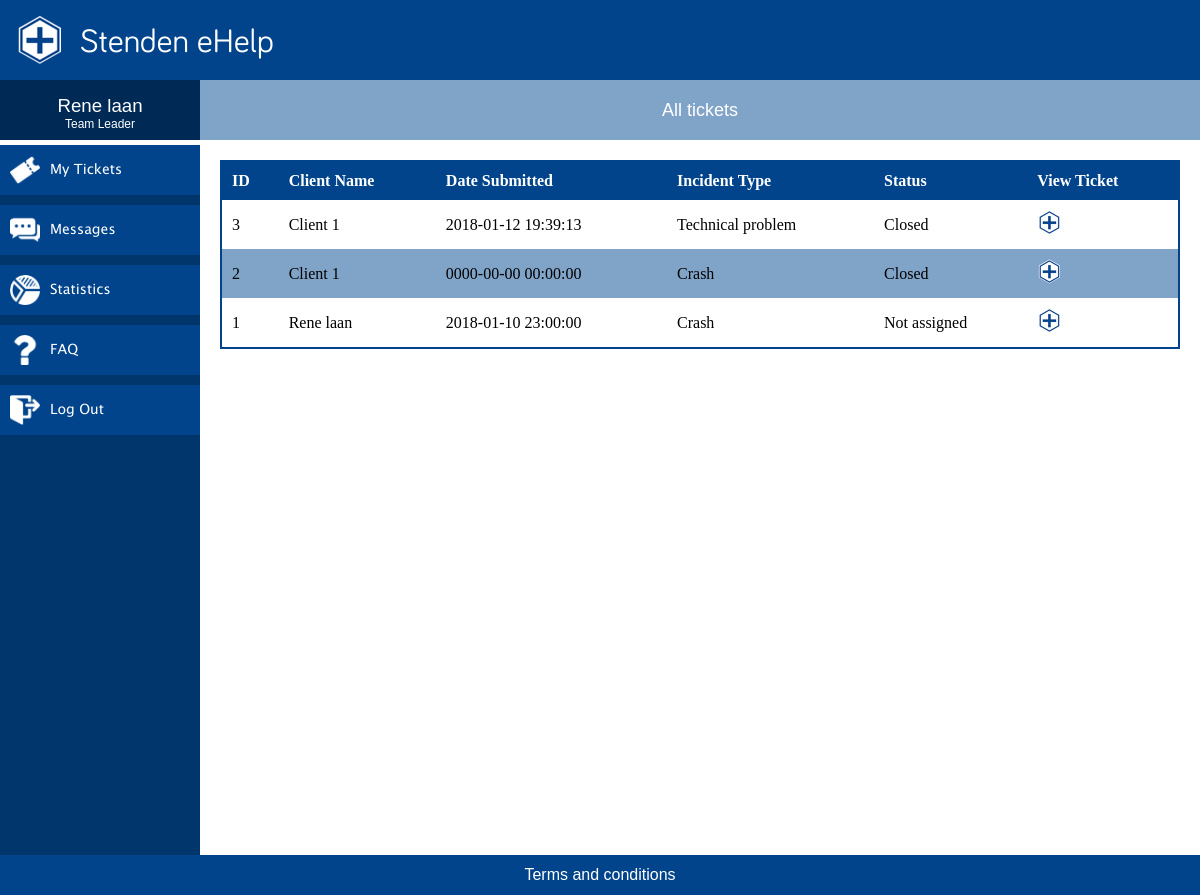
The app's page /tickets.php (signed in), older data.
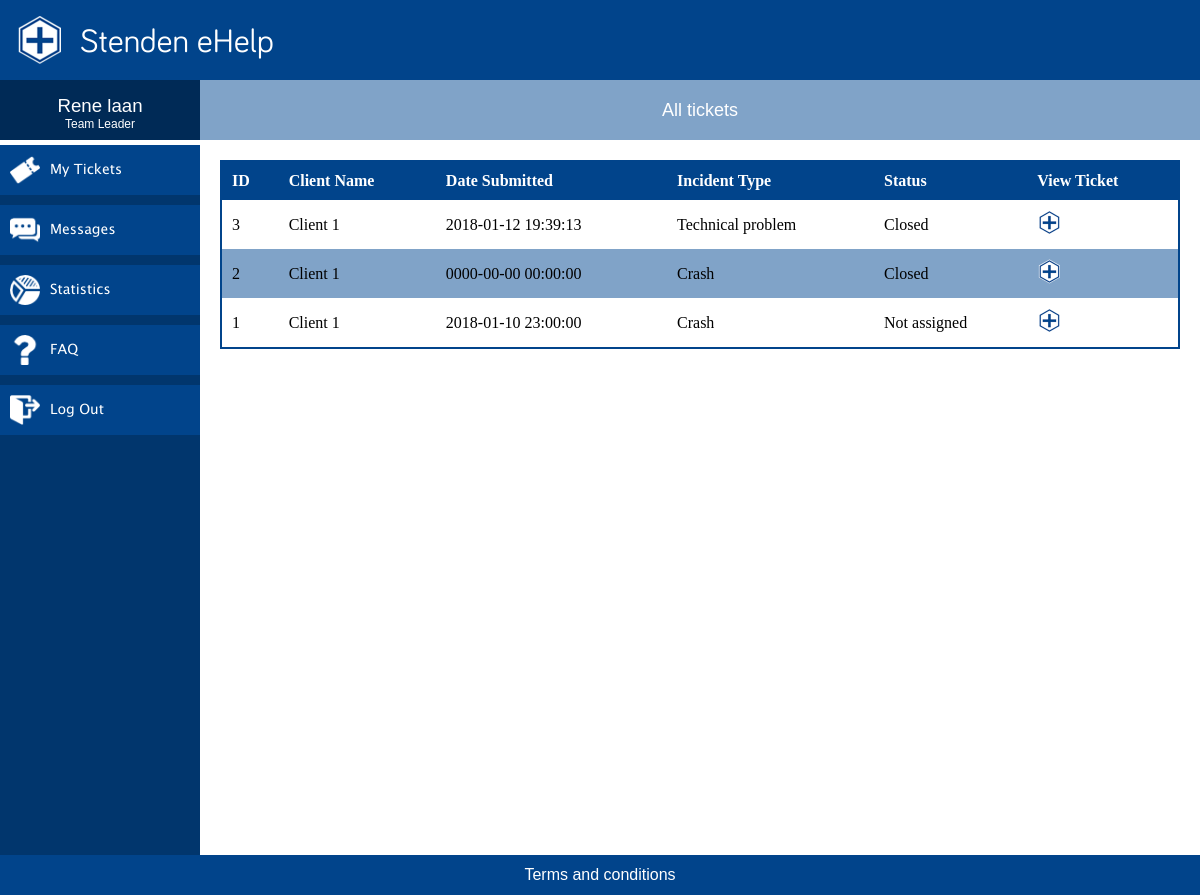
The same page, newer data.
### tables this page shows
CREATE TABLE `incident` (
  `incident_id` int(11) NOT NULL,
  `client_id` int(5) DEFAULT NULL,
  `operator_id` int(5) DEFAULT NULL,
  `status_id` int(11) DEFAULT '1',
  `category_id` int(11) DEFAULT NULL,
  `description` varchar(512) DEFAULT NULL,
  `solution` varchar(512) DEFAULT NULL,
  `start_date` timestamp NULL DEFAULT CURRENT_TIMESTAMP,
  `end_date` datetime DEFAULT NULL
);

CREATE TABLE `users` (
  `id` int(5) NOT NULL,
  `isEmployee` tinyint(1) NOT NULL DEFAULT '0',
  `name` varchar(60) NOT NULL,
  `phone` varchar(15) NOT NULL,
  `email` varchar(60) NOT NULL,
  `username` varchar(32) NOT NULL,
  `password` varchar(60) NOT NULL,
  `has_maintenance_license` tinyint(1) NOT NULL DEFAULT '0',
  `position_id` int(5) NOT NULL,
  `contact_id` int(5) NOT NULL
);

CREATE TABLE `category` (
  `category_id` int(11) NOT NULL,
  `category_name` varchar(30) NOT NULL
);

CREATE TABLE `status` (
  `status_id` int(11) NOT NULL,
  `status_name` varchar(30) NOT NULL
);

### php/permissions.php (called while the page is built, shortened)
<?php
$permissionTable = [
    "client" => [
        "view" => ['faq.php', 'submitTicket.php', 'MyTickets.php'],
        "edit" => ['viewTicket.php'],
        "delete" => []
    ],
    "employee" => [
        "view" => ['dashboard.php', 'my_tickets.php', 'open_tickets.php', 'my_account.php'],
        "edit" => [],
    ],
    "team leader" => [
        "view" => ['tickets.php', 'MyTickets.php', 'messages.php', 'statistics.php', 'faq.php'],
        "edit" => ['viewTicket.php'],
    ]
];

### tickets.php (the view, shortened to what this page needs)
<?php
    require "php/requirements.php";
    if(is_employee()){
        $sql = "SELECT * FROM incident
                    INNER JOIN users ON incident.client_id = users.id
                    INNER JOIN category ON incident.category_id = category.category_id
                    INNER JOIN status ON incident.status_id = status.status_id
                    ORDER BY incident_id DESC";
    }
    $qry = mysqli_query($conn, $sql);
?>
<!DOCTYPE HTML>
<html lang="en">
    <head>
        <link rel="stylesheet" href="css/mainCSS.css">
    </head>
    <body>
    <div class="wrapper">
        <div class="header">
            <div class="logo">
                <img src="img/logo.png" alt="Stenden eHelp">
            </div>
            <p>Stenden eHelp</p>
        </div>
        <div id="content-wrapper">
            <div id="sidebar">
                <div class="userDetails">
                    <div class="clientName"><p><?php echo $_SESSION['name']; ?></p></div>
                    <div class="clientType"><p><?php echo $_SESSION['userType']; ?></p></div>
                </div>
                <div class="titleDivider"></div>
                <div class="navWrapper">
                    <?= generateMenu() ?>
                </div>
            </div>
            <div class="content">
                <div class="titleBox"><p>All tickets</p>
                  <?php if (mysqli_num_rows($qry) == 0) { ?>
                      <h1>No tickets have been submitted yet.</h1>
                  <?php } else { ?>
                      <table class="fancy-table">
                          <tr>
                              <th>ID</th>
                              <?php if(is_employee()){ ?>
                                  <th>Client Name</th>
                              <?php } else { ?>
                                  <th>Operator Name</th>
                              <?php } ?>
                              <th>Date Submitted</th>
                              <th>Incident Type</th>
                              <th>Status</th>
                              <th>View Ticket</th>
                          </tr>
                          <?php while ($row = mysqli_fetch_assoc($qry)){ ?>
                              <tr>
                                  <td><?= $row['incident_id'] ?></td>
                                  <td><?= $row['name'] ?></td>
                                  <td><?= $row['start_date'] ?></td>
                                  <td><?= $row['category_name'] ?></td>
                                  <td><?= $row['status_name'] ?></td>
                                  <td><a href='ViewTicket.php'><img src='img/logo.png' alt='logo link' width='25px' height='25px'></a></td>
                              </tr>
                          <?php } ?>
                      </table>
                  <?php } ?>
                </div>
            </div>
        </div>
        <div class="footer">
            <div class="terms">
                <p>Terms and conditions</p>
            </div>
        </div>
    </div>
    </body>
</html>

### php/functions.php (shortened to what this page needs)
<?php
function is_employee(){
    return !($_SESSION['userType'] == "Client");
}
function has_license(){
    return true;
}
function generateMenu(){
    global $permissionTable;
    $html = "";
    foreach($permissionTable[strtolower($_SESSION['userType'])]['view'] AS $permission){
        if(strtolower(basename($_SERVER['SCRIPT_FILENAME'])) == strtolower($permission)) continue;
        $fileName = ucfirst(str_replace('_', ' ', $permission));
        $fileName = str_replace('.php', '', $fileName);
        if($permission == "MyTickets.php") $fileName = "My Tickets";
        if($permission == "faq.php") $fileName = "FAQ";
        $img = str_replace("php", "png", $permission);
        $html .= "<a href='$permission'>
                <div class='navItem'>
                    <img src='img/menu/$img' alt='$fileName'>
                    <p>$fileName</p>
                </div>
              </a>";
    }
    $html .= "<a href=\"logout.php\">
                    <div class=\"navItem\">
                        <img src='img/menu/logout.png' alt='Logout'>
                        <p>Log Out</p>
                    </div>
                </a>";
    return $html;
}

### css/mainCSS.css (style rules this page uses)
* { padding:0px; margin:0px; box-sizing: border-box; -webkit-box-sizing: border-box; -moz-box-sizing: border-box; }
img { max-width:100%; max-height:100%; }
p { font-family: 'information', 'Arial', sans-serif; }
.fancy-table { width: calc(100% - 40px); border: 2px solid #01448B; border-collapse: collapse; margin: 20px; float: left; }
.fancy-table th { text-align: left; background: #01448B; color: white; padding: 10px; }
.fancy-table tr:nth-child(odd) { background: #fff; }
.fancy-table tr:nth-child(odd) { background: #80A3C8; }
.fancy-table td { padding: 10px; }
.wrapper { min-height: 100vh; width: 100%; float:left; }
.wrapper .header { width: 100%; height: 80px; background-color: #01448b; float:left; }
.wrapper .header p { font-family: 'eStenden', 'Arial', sans-serif; float:left; color: white; font-size: 25pt; line-height: 80px; margin: 0; }
.wrapper .header .logo { float:left; height: 50px; margin: 15px; }
.wrapper #content-wrapper { width: 100%; float: left; margin-bottom: 30px; }
.wrapper #content-wrapper #sidebar { width: 200px; min-height: calc(100vh - 80px); float: left; }
.wrapper #content-wrapper #sidebar .userDetails { width: 100%; height: 60px; float: left; background-color: #002a56; padding-top: 15px; }
.wrapper #content-wrapper #sidebar .userDetails .clientName p { color:white; text-align: center; font-size:14pt; }
.wrapper #content-wrapper #sidebar .userDetails .clientType p { color:white; text-align: center; font-size: 9pt; }
.wrapper #content-wrapper #sidebar .titleDivider { height: 5px; width: 100%; background-color: #fff; float:left; }
.wrapper #content-wrapper #sidebar .navWrapper { width: 100%; background-color: #01366d; min-height: calc(100vh - 80px); float: left; }
.wrapper #content-wrapper #sidebar .navWrapper .navItem { width: 100%; height: 50px; background-color: #01448b; float:left; margin-bottom:10px; }
.wrapper #content-wrapper #sidebar .navWrapper .navItem img { width: 30px; height: 30px; margin: 10px; float: left; }
.wrapper #content-wrapper #sidebar .navWrapper .navItem p { color:white; font-size: 14px; text-align: left; font-family: 'nav', 'Arial', sans-serif; float: left; line-height: 50px; margin: 0; padding: 0; transition: 400ms; }
.wrapper #content-wrapper .content { width: calc(100% - 200px); min-height: calc(100vh - 80px); float: left; }
.wrapper #content-wrapper .content .titleBox { height: 60px; width: 100%; background-color: #80a3c8; float:left; }
.wrapper #content-wrapper .content .titleBox p { padding: 0; line-height: 60px; text-align: center; color: white; font-size: 18px; }
.wrapper .footer { width: 100%; float: left; background-color:#01448b; position: fixed; text-align: center; line-height: 40px; bottom: 0; color: white; }

Row changes from the older to the newer data that the page shows:
changed incident "Not assigned": client.name "Rene laan" → "Client 1"
